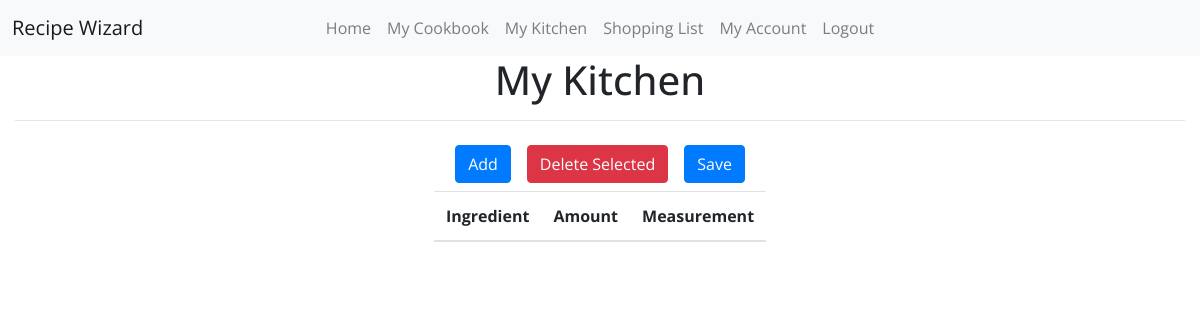
/kitchen (signed in), run on an earlier commit of the app's database.
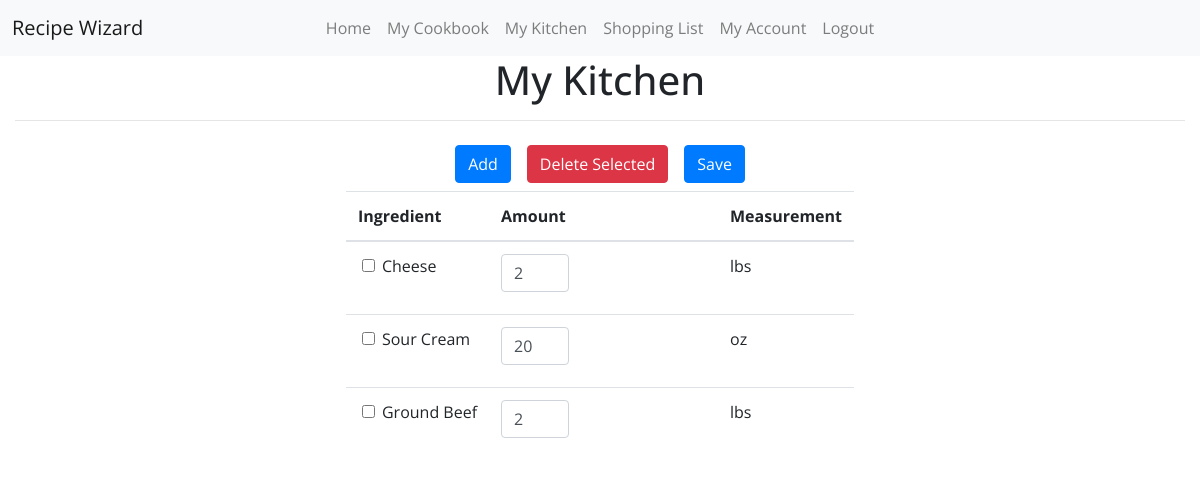
And on a later commit of the database.
### recipewizard/models.py (models this page shows, shortened)
class Ingredient(models.Model):
    amount = models.DecimalField(decimal_places=3, max_digits=8)
    unit = models.CharField(max_length=32)
    name = models.CharField(max_length=64)
    api_id = models.IntegerField(blank=True, null=True)
    recipe = models.ForeignKey("Recipe", on_delete=models.CASCADE, related_name="ingredients", blank=True, null=True)
    shopping_list = models.ForeignKey("User", on_delete=models.CASCADE, related_name="shopping_list", blank=True, null=True)
    user = models.ForeignKey("User", on_delete=models.CASCADE, related_name="ingredients", blank=True, null=True)
    def format_amount(self):
        formatted = str(self.amount).strip("0") or "0"
        if formatted.startswith("."):
            formatted = "0" + formatted
        elif formatted.endswith("."):
            formatted = formatted[:-1]
        return formatted

### recipewizard/views.py (the view)
# urls.py: path("kitchen", views.kitchen, name="kitchen"),
@login_required
def kitchen(request):
    ingredients = [{"name": x.name, "amount": x.format_amount(), "unit": x.unit, "id": x.id} for x in request.user.ingredients.all()]
    return render(request, "recipewizard/my_kitchen.html", {
        "ingredients": ingredients,
        "allowed_units": supported_units
    })

### recipewizard/templates/recipewizard/my_kitchen.html (shortened to what this page needs)
{% extends 'recipewizard/layout.html' %}
{% load static %}
{% block body %}
    <div class="container-fluid">
        <h1 class="row justify-content-center">My Kitchen</h1>
        <hr>
        <div class="row justify-content-center">
            <button class="btn btn-primary m-2" data-toggle="modal" data-target="#addModal">Add</button>
            <button class="btn btn-danger m-2" data-toggle="modal" data-target="#deleteModal">Delete Selected</button>
            <button class="btn btn-primary m-2" id="saveButton">Save</button>
        </div>
        <div class="row justify-content-center">
            <table class="mx-auto w-auto table table-responsive">
                <thead>
                    <th scope="col">Ingredient</th>
                    <th scope="col">Amount</th>
                    <th scope="col">Measurement</th>
                </thead>
                <tbody>
                    {% for ingredient in ingredients %}
                        <tr>
                            <td><label class="ml-4"><input class="form-check-input ingredient-checkbox" value="{{ ingredient.id }}" type="checkbox">{{ ingredient.name }}</label></td>
                            <td><input class="form-control col-4 ingredient-amount-input" type="text" value="{{ ingredient.amount }}" data-original-value="{{ ingredient.amount }}" data-ingredient="{{ ingredient.id }}"></td>
                            <td>{{ ingredient.unit }}</td>
                        </tr>
                    {% endfor %}
                </tbody>
            </table>
        </div>
    </div>
{% endblock %}

What changed in the data, as far as the page shows it:
added Ingredient: name "Cheese", unit "lbs"
added Ingredient: name "Sour Cream", unit "oz"
added Ingredient: name "Ground Beef", unit "lbs"
Also different on the page:
new list line: "☐ 2"
new list line: "☐ 20"
